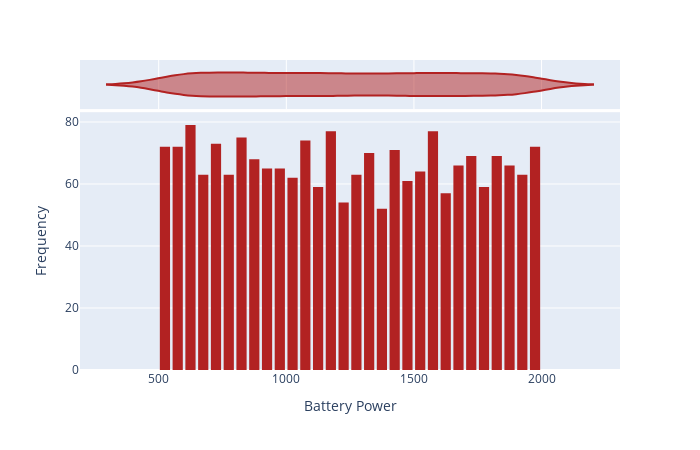

Notebook cell for this chart:
### Code cell
fig = px.histogram(mbdata,x = 'battery_power',
                   marginal = 'violin',
                  color_discrete_sequence = ['firebrick'])
fig.update_layout(
xaxis_title_text = 'Battery Power',
yaxis_title_text = 'Frequency',
bargap = 0.2, showlegend = False,
             autosize=False,
             width=700,
             height=450)

fig.show()

### Figure 1 — Plotly figure (JSON) as saved in the notebook; plotly's stock layout.template omitted (floating-point values rounded to 4 significant figures; data arrays with more than 128 entries replaced by an {"elided": "..."} marker saying what was removed)
{"data": [{"alignmentgroup": "True", "bingroup": "x", "hovertemplate": "battery_power=%{x}<br>count=%{y}<extra></extra>", "legendgroup": "", "marker": {"color": "firebrick"}, "name": "", "offsetgroup": "", "orientation": "v", "showlegend": false, "type": "histogram", "x": {"elided": "2000 int values"}, "xaxis": "x", "yaxis": "y"}, {"alignmentgroup": "True", "hovertemplate": "battery_power=%{x}<extra></extra>", "legendgroup": "", "marker": {"color": "firebrick"}, "name": "", "offsetgroup": "", "scalegroup": "x", "showlegend": false, "type": "violin", "x": {"elided": "2000 int values"}, "xaxis": "x2", "yaxis": "y2"}], "layout": {"autosize": false, "bargap": 0.2, "barmode": "relative", "height": 450, "legend": {"tracegroupgap": 0}, "margin": {"t": 60}, "showlegend": false, "width": 700, "xaxis": {"anchor": "y", "domain": [0, 1], "title": {"text": "Battery Power"}}, "xaxis2": {"anchor": "y2", "domain": [0, 1], "matches": "x", "showgrid": true, "showticklabels": false}, "yaxis": {"anchor": "x", "domain": [0, 0.8316], "title": {"text": "Frequency"}}, "yaxis2": {"anchor": "x2", "domain": [0.8416, 1], "matches": "y2", "showgrid": false, "showline": false, "showticklabels": false, "ticks": ""}}}
